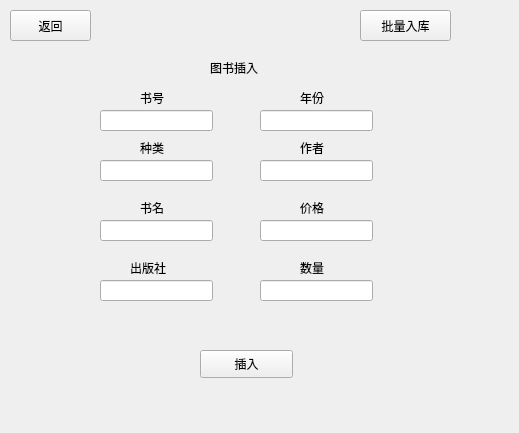
<?xml version="1.0" encoding="UTF-8"?>
<ui version="4.0">
 <class>insert</class>
 <widget class="QWidget" name="insert">
  <property name="geometry">
   <rect>
    <x>0</x>
    <y>0</y>
    <width>519</width>
    <height>433</height>
   </rect>
  </property>
  <property name="windowTitle">
   <string>Form</string>
  </property>
  <widget class="QLabel" name="label">
   <property name="geometry">
    <rect>
     <x>210</x>
     <y>60</y>
     <width>72</width>
     <height>15</height>
    </rect>
   </property>
   <property name="text">
    <string>图书插入</string>
   </property>
  </widget>
  <widget class="QLineEdit" name="lineEdit">
   <property name="geometry">
    <rect>
     <x>100</x>
     <y>110</y>
     <width>113</width>
     <height>21</height>
    </rect>
   </property>
  </widget>
  <widget class="QLineEdit" name="lineEdit_2">
   <property name="geometry">
    <rect>
     <x>100</x>
     <y>160</y>
     <width>113</width>
     <height>21</height>
    </rect>
   </property>
  </widget>
  <widget class="QLineEdit" name="lineEdit_3">
   <property name="geometry">
    <rect>
     <x>100</x>
     <y>220</y>
     <width>113</width>
     <height>21</height>
    </rect>
   </property>
  </widget>
  <widget class="QLineEdit" name="lineEdit_4">
   <property name="geometry">
    <rect>
     <x>100</x>
     <y>280</y>
     <width>113</width>
     <height>21</height>
    </rect>
   </property>
  </widget>
  <widget class="QLineEdit" name="lineEdit_5">
   <property name="geometry">
    <rect>
     <x>260</x>
     <y>110</y>
     <width>113</width>
     <height>21</height>
    </rect>
   </property>
  </widget>
  <widget class="QLineEdit" name="lineEdit_6">
   <property name="geometry">
    <rect>
     <x>260</x>
     <y>160</y>
     <width>113</width>
     <height>21</height>
    </rect>
   </property>
  </widget>
  <widget class="QLineEdit" name="lineEdit_7">
   <property name="geometry">
    <rect>
     <x>260</x>
     <y>220</y>
     <width>113</width>
     <height>21</height>
    </rect>
   </property>
  </widget>
  <widget class="QPushButton" name="pushButton">
   <property name="geometry">
    <rect>
     <x>200</x>
     <y>350</y>
     <width>93</width>
     <height>28</height>
    </rect>
   </property>
   <property name="text">
    <string>插入</string>
   </property>
  </widget>
  <widget class="QLineEdit" name="lineEdit_8">
   <property name="geometry">
    <rect>
     <x>260</x>
     <y>280</y>
     <width>113</width>
     <height>21</height>
    </rect>
   </property>
  </widget>
  <widget class="QLabel" name="label_2">
   <property name="geometry">
    <rect>
     <x>130</x>
     <y>260</y>
     <width>72</width>
     <height>15</height>
    </rect>
   </property>
   <property name="text">
    <string>出版社</string>
   </property>
  </widget>
  <widget class="QLabel" name="label_3">
   <property name="geometry">
    <rect>
     <x>300</x>
     <y>260</y>
     <width>72</width>
     <height>15</height>
    </rect>
   </property>
   <property name="text">
    <string>数量</string>
   </property>
  </widget>
  <widget class="QLabel" name="label_4">
   <property name="geometry">
    <rect>
     <x>300</x>
     <y>90</y>
     <width>72</width>
     <height>15</height>
    </rect>
   </property>
   <property name="text">
    <string>年份</string>
   </property>
  </widget>
  <widget class="QLabel" name="label_5">
   <property name="geometry">
    <rect>
     <x>300</x>
     <y>200</y>
     <width>72</width>
     <height>15</height>
    </rect>
   </property>
   <property name="text">
    <string>价格</string>
   </property>
  </widget>
  <widget class="QLabel" name="label_6">
   <property name="geometry">
    <rect>
     <x>140</x>
     <y>90</y>
     <width>72</width>
     <height>15</height>
    </rect>
   </property>
   <property name="text">
    <string>书号</string>
   </property>
  </widget>
  <widget class="QLabel" name="label_7">
   <property name="geometry">
    <rect>
     <x>140</x>
     <y>140</y>
     <width>72</width>
     <height>15</height>
    </rect>
   </property>
   <property name="text">
    <string>种类</string>
   </property>
  </widget>
  <widget class="QLabel" name="label_8">
   <property name="geometry">
    <rect>
     <x>300</x>
     <y>140</y>
     <width>72</width>
     <height>15</height>
    </rect>
   </property>
   <property name="text">
    <string>作者</string>
   </property>
  </widget>
  <widget class="QLabel" name="label_9">
   <property name="geometry">
    <rect>
     <x>140</x>
     <y>200</y>
     <width>72</width>
     <height>15</height>
    </rect>
   </property>
   <property name="text">
    <string>书名</string>
   </property>
  </widget>
  <widget class="QPushButton" name="pushButton_2">
   <property name="geometry">
    <rect>
     <x>360</x>
     <y>10</y>
     <width>91</width>
     <height>31</height>
    </rect>
   </property>
   <property name="text">
    <string>批量入库</string>
   </property>
  </widget>
  <widget class="QPushButton" name="pushButton_3">
   <property name="geometry">
    <rect>
     <x>10</x>
     <y>10</y>
     <width>81</width>
     <height>31</height>
    </rect>
   </property>
   <property name="text">
    <string>返回</string>
   </property>
  </widget>
 </widget>
 <resources/>
 <connections/>
</ui>
